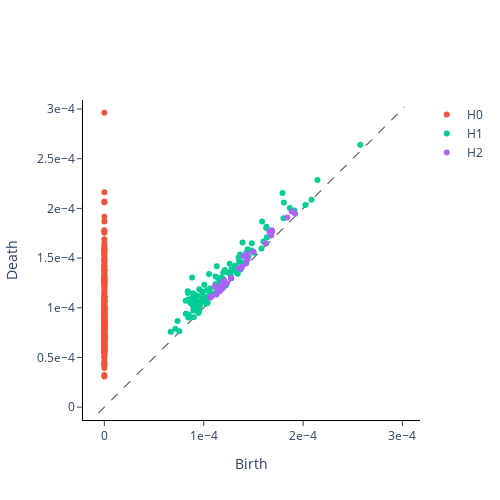

Notebook code for this chart:
### Code cell
# Finding the most representative diagram for label 5

# Compute the pairwise Wasserstein distances (Use all training data as there are not too many label 5 diagrams)
pairwise_wasserstein_distances_label_5 = PairwiseDistance(metric="wasserstein").fit_transform(train_shortened_diagrams_label_5)

# For each hole, calculate the sum of distances to all other holes
sum_distances = [sum(dist) for dist in pairwise_wasserstein_distances_label_5]

# Find the index of the Wasserstein barycenter
most_representative_index = np.argmin(sum_distances)

# Unshortened Wasserstein Barycenter for label 5
representative_diagram_label_5 = persistence.fit_transform_plot([train_embeddings_label_5[most_representative_index]])
